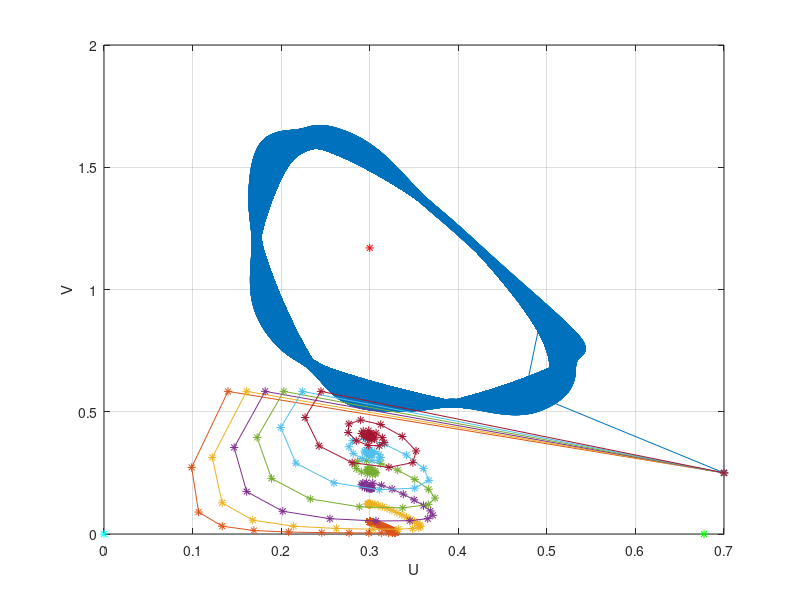

The MATLAB script that drew this image:
%%
%invariant
a = 1.715;
b = .2;
size = 10000;
u0 = .255555;
v0 = .5;
%%
a = 1.68;
b = .2;
size = 10000;
u0 = .255555;
v0 = .5;
%%
a = 2.2;
b = .2728;
size = 10000;
u0 = .255555;
v0 = .5;
%%
%
a = 1.68;
b = .2024;
size = 100000;
u0 = .255555;
v0 = .5;
%%
a = 1.68;
b = .21;
size = 10000;
u0 = .255555;
v0 = .5;
%% chaos
a = 3;
b = .261;
size = 10000;
u0 = .255555;
v0 = .5;

%% second stat 1
a = 1.1;
b = 1;
size = 10000;
u0 = .5;
v0 = .5;
%% second stat 2
a = 1.1;
b = 1;
size = 10000;
u0 = .5;
v0 = .2;
%% second stat 3
a = 1.1;
b = .4;
size = 10000;
u0 = .2;
v0 = .5;
%% I
a = .5;
b = .8;
size = 10000;
u0 = .5;
v0 = .3;
%% II
a = 2;
b = 1;
size = 10000;
u0 = .355;
v0 = .5;
%% IV
a = 2;
b = 3;
size = 10000;
u0 = .2;
v0 = .2;
%% III
a = 4;
b = 1;
size = 10000;
u0 = .5;
v0 = .5;
%% V
a = 3.5;
b = .7;
size = 10000;
u0 = .2;
v0 = .33;
%% VI
a = 2.5;
b = .4;
size = 10000;
u0 = .8;
v0 = .4;
%% VII
a = 3.1;
b = .4;
size = 10000;
u0 = .2;
v0 = .4;
%% onl one (cycle 2?)
a = 3;
b = 1;
size = 10000;
u0 = .01;
v0 = .02;

%% VIII
a = 2;
b = .245;
size = 10000;
u0 = .1;
v0 = .1;
%% 9
a = 3.1;
b = .3;
size = 10000;
u0 = .7;
v0 = .25;

%%
%plot

f = @(a, u, v) a*u*(1 - u) - u*v;
g = @(b, u, v) 1./b * u * v;
h = @(a, u) a * (1 - u); 
vecU = zeros(1, size);
vecV = zeros(1, size);
% vecU(1) = f(a, u0, v0);
% vecU(1) = (vecU(1) > 0) * vecU(1);
% vecV(1) = g(b, u0, v0);
% vecV(1) = (vecV(1) > 0) * vecV(1);
vecU(1) = u0;
vecV(1) = v0;
for i = 2:size
    vecU(i) = f(a, vecU(i - 1), vecV(i - 1));
    if (vecU(i) < 0)
        vecU(i) = 0;
    end
    vecV(i) = g(b, vecU(i - 1), vecV(i - 1));
    if (vecV(i) < 0)
        vecV(i) = 0;
    end
end;
plot(vecU, vecV, '-*');
hold on;
grid on;
xlabel('U');
ylabel('V');
plot(0, 0, 'c*');
if ((a - 1) ./ a > 0 )
    plot((a - 1) ./ a, 0, 'g*');
end
if (a*(1 - b) - 1 > 0)
    plot(b, a*(1 - b) - 1, 'r*');
end
% plot(vecU, h(a, vecU), 'b--');
%% 

f = @(a, u, v) a*u*(1 - u) - u*v;
g = @(b, u, v) 1./b * u * v;
h = @(a, u) a * (1 - u); 
vecU = zeros(1, size);
vecV = zeros(1, size);
% vecU(1) = f(a, u0, v0);
% vecU(1) = (vecU(1) > 0) * vecU(1);
% vecV(1) = g(b, u0, v0);
% vecV(1) = (vecV(1) > 0) * vecV(1);
vecU(1) = u0;
vecV(1) = v0;
for a = 1.5:0.1:2
for i = 2:size
    vecU(i) = f(a, vecU(i - 1), vecV(i - 1));
    if (vecU(i) < 0)
        vecU(i) = 0;
    end
    vecV(i) = g(b, vecU(i - 1), vecV(i - 1));
    if (vecV(i) < 0)
        vecV(i) = 0;
    end
end;
plot(vecU, vecV, '-*');
hold on;
grid on;
xlabel('U');
ylabel('V');
end